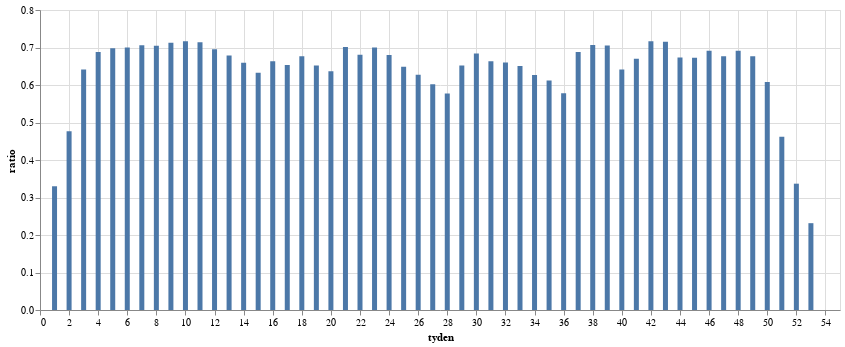

The notebook cell saved with this chart:
### Code cell
alt.Chart(
    vyvoj_ct1.filter(pl.col('rok').is_between(2008,2024)).group_by('tyden').agg(pl.col('ratio').median()), width=800
).mark_bar(
).encode(
    alt.X('tyden:Q'),
    alt.Y('ratio:Q')
)

### Figure 1 — Vega-Lite specification as saved in the notebook (floating-point values rounded to 4 significant figures)
{"config": {"view": {"continuousWidth": 300, "continuousHeight": 300}}, "data": {"name": "data-20e058487cd672cf36223880750f5f0d"}, "mark": {"type": "bar"}, "encoding": {"x": {"field": "tyden", "type": "quantitative"}, "y": {"field": "ratio", "type": "quantitative"}}, "width": 800, "$schema": "https://vega.github.io/schema/vega-lite/v5.8.0.json", "datasets": {"data-20e058487cd672cf36223880750f5f0d": [{"tyden": 41, "ratio": 0.6701}, {"tyden": 20, "ratio": 0.6368}, {"tyden": 42, "ratio": 0.7167}, {"tyden": 12, "ratio": 0.6955}, {"tyden": 30, "ratio": 0.6837}, {"tyden": 49, "ratio": 0.6769}, {"tyden": 11, "ratio": 0.7143}, {"tyden": 46, "ratio": 0.6912}, {"tyden": 27, "ratio": 0.6021}, {"tyden": 50, "ratio": 0.6083}, {"tyden": 29, "ratio": 0.6519}, {"tyden": 1, "ratio": 0.33}, {"tyden": 17, "ratio": 0.6531}, {"tyden": 10, "ratio": 0.7164}, {"tyden": 26, "ratio": 0.6276}, {"tyden": 53, "ratio": 0.2315}, {"tyden": 24, "ratio": 0.6799}, {"tyden": 8, "ratio": 0.7046}, {"tyden": 52, "ratio": 0.3368}, {"tyden": 25, "ratio": 0.6488}, {"tyden": 23, "ratio": 0.7}, {"tyden": 5, "ratio": 0.6978}, {"tyden": 13, "ratio": 0.6787}, {"tyden": 33, "ratio": 0.6503}, {"tyden": 37, "ratio": 0.6881}, {"tyden": 14, "ratio": 0.6591}, {"tyden": 51, "ratio": 0.462}, {"tyden": 15, "ratio": 0.6326}, {"tyden": 38, "ratio": 0.7065}, {"tyden": 9, "ratio": 0.7128}, {"tyden": 34, "ratio": 0.6268}, {"tyden": 21, "ratio": 0.7011}, {"tyden": 39, "ratio": 0.7055}, {"tyden": 40, "ratio": 0.6415}, {"tyden": 47, "ratio": 0.6768}, {"tyden": 43, "ratio": 0.715}, {"tyden": 19, "ratio": 0.652}, {"tyden": 36, "ratio": 0.5782}, {"tyden": 48, "ratio": 0.6913}, {"tyden": 28, "ratio": 0.5771}, {"tyden": 18, "ratio": 0.6764}, {"tyden": 6, "ratio": 0.7}, {"tyden": 22, "ratio": 0.6807}, {"tyden": 16, "ratio": 0.6635}, {"tyden": 7, "ratio": 0.7061}, {"tyden": 31, "ratio": 0.6632}, {"tyden": 32, "ratio": 0.6603}, {"tyden": 3, "ratio": 0.6416}, {"tyden": 4, "ratio": 0.6881}, {"tyden": 45, "ratio": 0.6728}, {"tyden": 44, "ratio": 0.6734}, {"tyden": 35, "ratio": 0.6119}, {"tyden": 2, "ratio": 0.4768}]}}
